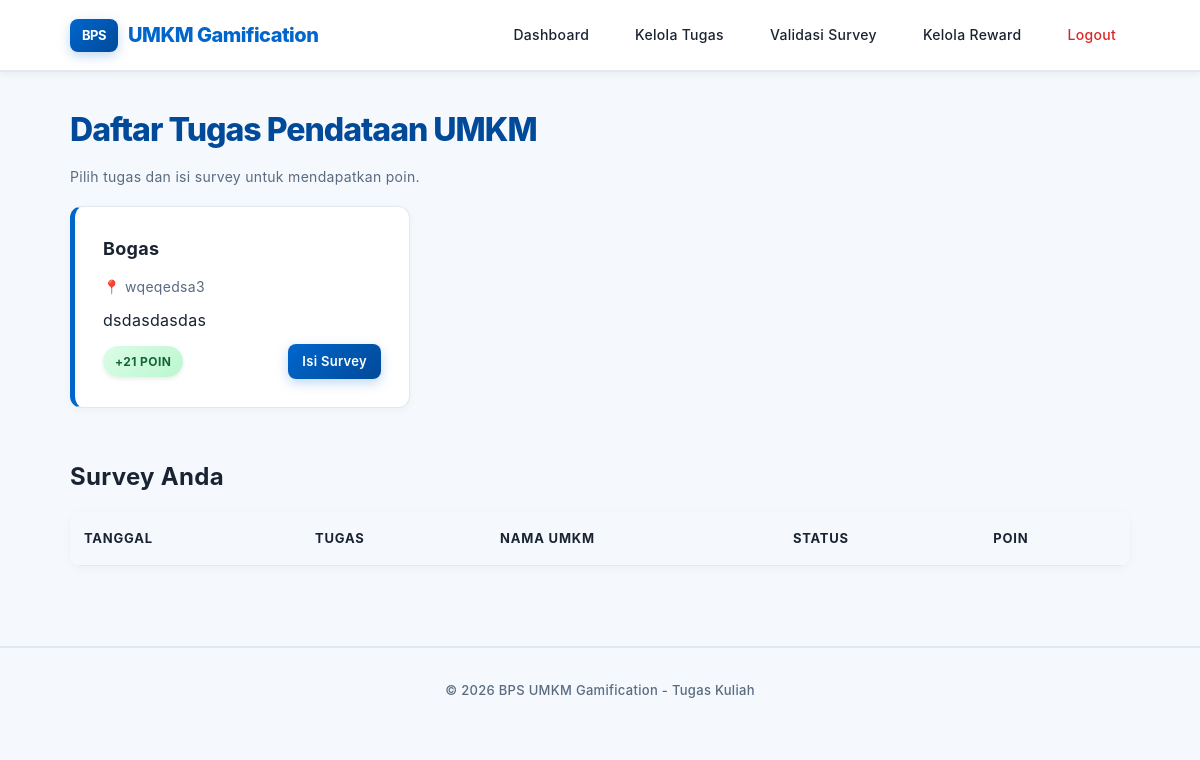
The app's page /user/tasks.php (signed in) with its own data.
### tables this page shows
CREATE TABLE `tasks` (
  `id` int(11) NOT NULL,
  `judul` varchar(150) NOT NULL,
  `deskripsi` text DEFAULT NULL,
  `lokasi` varchar(150) DEFAULT NULL,
  `poin_reward` int(11) DEFAULT 10,
  `is_completed` tinyint(1) DEFAULT 0,
  `created_at` timestamp NOT NULL DEFAULT current_timestamp()
);

### includes/auth.php (called while the page is built, shortened)
<?php
function e($s){ return htmlspecialchars($s ?? '', ENT_QUOTES, 'UTF-8'); }

### user/tasks.php (the view, shortened to what this page needs)
<?php
require_once __DIR__ . '/../includes/auth.php';
require_once __DIR__ . '/../config/database.php';
$tasks = $conn->query("SELECT * FROM tasks WHERE is_completed=0 ORDER BY created_at DESC");
include __DIR__ . '/../includes/header.php';
?>
<h1>Daftar Tugas Pendataan UMKM</h1>
<p class="muted">Pilih tugas dan isi survey untuk mendapatkan poin.</p>
<div class="grid grid-2" style="margin-top:18px">
<?php while($t = $tasks->fetch_assoc()): ?>
  <div class="card task-card">
    <h3><?= e($t['judul']) ?></h3>
    <p class="muted">📍 <?= e($t['lokasi']) ?></p>
    <p style="margin:10px 0"><?= e($t['deskripsi']) ?></p>
    <div class="flex-between">
      <span class="badge badge-approved">+<?= (int)$t['poin_reward'] ?> Poin</span>
      <a href="survey.php?task_id=<?= (int)$t['id'] ?>" class="btn-primary btn-sm">Isi Survey</a>
    </div>
  </div>
<?php endwhile; ?>
</div>
<h2 style="margin-top:30px">Survey Anda</h2>
<table>
<tr><th>Tanggal</th><th>Tugas</th><th>Nama UMKM</th><th>Status</th><th>Poin</th></tr>
</table>
<?php include __DIR__ . '/../includes/footer.php'; ?>

### assets/css/style.css (style rules this page uses)
:root { --primary: #0066cc; --primary-dark: #004a99; --bg: #f5f8fc; --card: #fff; --text: #1a2332; --muted: #5a6b80; --border: #e1e8f0; --success: #16a34a; --error: #dc2626; --warning: #f59e0b; }
* { box-sizing: border-box; margin: 0; padding: 0; }
body { font-family: -apple-system, BlinkMacSystemFont, 'Segoe UI', Roboto, 'Helvetica Neue', sans-serif; background: var(--bg); color: var(--text); line-height: 1.6; letter-spacing: 0.3px; }
.btn-primary, .btn { background: linear-gradient(135deg, var(--primary), var(--primary-dark)); color: #fff !important; padding: 10px 20px; border-radius: 8px; border: none; cursor: pointer; text-decoration: none; display: inline-block; font-size: 14px; font-weight: 600; transition: all 0.25s ease; box-shadow: 0 4px 12px rgba(0, 102, 204, 0.25); }
.btn-sm { padding: 7px 14px; font-size: 13px; }
.card { background: var(--card); border: 1px solid var(--border); border-radius: 12px; padding: 28px; margin-bottom: 20px; box-shadow: 0 2px 8px rgba(0, 0, 0, 0.04); transition: all 0.3s ease; }
.grid { display: grid; gap: 20px; }
.grid-2 { grid-template-columns: repeat(auto-fill, minmax(340px, 1fr)); }
h1 { font-size: 32px; margin-bottom: 10px; color: var(--primary-dark); font-weight: 800; letter-spacing: -1px; }
h2 { font-size: 24px; margin-bottom: 16px; color: var(--text); font-weight: 700; }
h3 { font-size: 18px; margin-bottom: 12px; color: var(--text); font-weight: 700; }
.muted { color: var(--muted); font-size: 14px; line-height: 1.6; }
table { width: 100%; border-collapse: collapse; background: var(--card); border-radius: 12px; overflow: hidden; box-shadow: 0 2px 8px rgba(0, 0, 0, 0.04); }
th, td { padding: 16px 14px; text-align: left; border-bottom: 1px solid var(--border); font-size: 14px; vertical-align: middle; }
th { background: var(--bg); font-weight: 700; color: var(--text); font-size: 13px; text-transform: uppercase; letter-spacing: 0.8px; }
.badge { display: inline-block; padding: 6px 12px; border-radius: 20px; font-size: 12px; font-weight: 700; text-transform: uppercase; letter-spacing: 0.4px; box-shadow: 0 2px 4px rgba(0, 0, 0, 0.08); }
.badge-approved { background: linear-gradient(135deg, #dcfce7, #bbf7d0); color: #166534; }
.task-card { border-left: 5px solid var(--primary); border-radius: 12px; }
.flex-between { display: flex; justify-content: space-between; align-items: center; flex-wrap: wrap; gap: 16px; }

### records on screen
tasks: judul "Bogas", lokasi "wqeqedsa3", deskripsi "dsdasdasdas", poin_reward "21"
